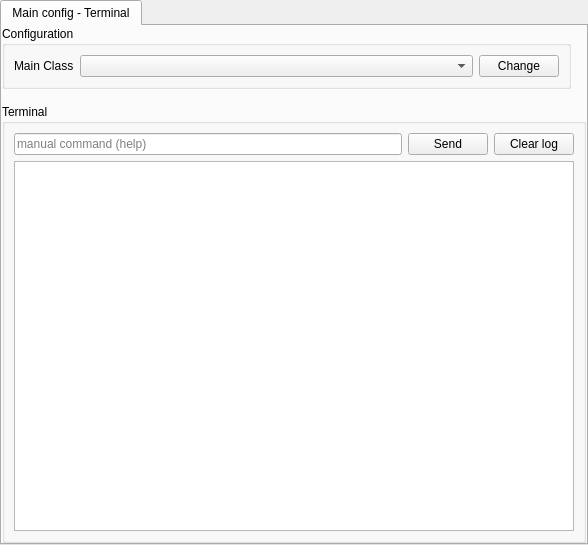
<?xml version="1.0" encoding="UTF-8"?>
<ui version="4.0">
 <class>Form</class>
 <widget class="QWidget" name="Form">
  <property name="geometry">
   <rect>
    <x>0</x>
    <y>0</y>
    <width>588</width>
    <height>545</height>
   </rect>
  </property>
  <property name="windowTitle">
   <string>Form</string>
  </property>
  <layout class="QGridLayout" name="gridLayout">
   <property name="leftMargin">
    <number>0</number>
   </property>
   <property name="topMargin">
    <number>0</number>
   </property>
   <property name="rightMargin">
    <number>0</number>
   </property>
   <property name="bottomMargin">
    <number>0</number>
   </property>
   <property name="spacing">
    <number>15</number>
   </property>
   <item row="1" column="1">
    <widget class="QTabWidget" name="tabWidget">
     <property name="currentIndex">
      <number>0</number>
     </property>
     <widget class="QWidget" name="tab">
      <attribute name="title">
       <string>Main config - Terminal</string>
      </attribute>
      <layout class="QGridLayout" name="gridLayout_2">
       <property name="leftMargin">
        <number>0</number>
       </property>
       <property name="topMargin">
        <number>0</number>
       </property>
       <property name="rightMargin">
        <number>0</number>
       </property>
       <property name="bottomMargin">
        <number>0</number>
       </property>
       <property name="spacing">
        <number>15</number>
       </property>
       <item row="0" column="0">
        <widget class="QGroupBox" name="groupBox_system">
         <property name="sizePolicy">
          <sizepolicy hsizetype="Preferred" vsizetype="Fixed">
           <horstretch>0</horstretch>
           <verstretch>0</verstretch>
          </sizepolicy>
         </property>
         <property name="title">
          <string>Configuration</string>
         </property>
         <layout class="QGridLayout" name="gridLayout_3">
          <item row="0" column="0">
           <widget class="QLabel" name="label">
            <property name="text">
             <string>Main Class</string>
            </property>
           </widget>
          </item>
          <item row="0" column="1">
           <widget class="QComboBox" name="comboBox_main">
            <property name="sizePolicy">
             <sizepolicy hsizetype="MinimumExpanding" vsizetype="Fixed">
              <horstretch>0</horstretch>
              <verstretch>0</verstretch>
             </sizepolicy>
            </property>
           </widget>
          </item>
          <item row="0" column="2">
           <widget class="QPushButton" name="pushButton_mainclasschange">
            <property name="text">
             <string>Change</string>
            </property>
           </widget>
          </item>
         </layout>
        </widget>
       </item>
       <item row="1" column="0" colspan="2">
        <widget class="QGroupBox" name="groupBox">
         <property name="title">
          <string>Terminal</string>
         </property>
         <layout class="QGridLayout" name="gridLayout_4">
          <item row="0" column="1">
           <widget class="QPushButton" name="pushButton_send">
            <property name="text">
             <string>Send</string>
            </property>
           </widget>
          </item>
          <item row="0" column="2">
           <widget class="QPushButton" name="pushButton_clearLog">
            <property name="text">
             <string>Clear log</string>
            </property>
           </widget>
          </item>
          <item row="0" column="0">
           <widget class="QLineEdit" name="lineEdit_cmd">
            <property name="placeholderText">
             <string>manual command (help)</string>
            </property>
           </widget>
          </item>
          <item row="1" column="0" colspan="3">
           <widget class="QTextEdit" name="serialLogBox">
            <property name="sizePolicy">
             <sizepolicy hsizetype="Expanding" vsizetype="Expanding">
              <horstretch>0</horstretch>
              <verstretch>2</verstretch>
             </sizepolicy>
            </property>
            <property name="readOnly">
             <bool>true</bool>
            </property>
           </widget>
          </item>
         </layout>
        </widget>
       </item>
      </layout>
     </widget>
    </widget>
   </item>
  </layout>
 </widget>
 <resources/>
 <connections>
  <connection>
   <sender>pushButton_clearLog</sender>
   <signal>clicked()</signal>
   <receiver>serialLogBox</receiver>
   <slot>clear()</slot>
   <hints>
    <hint type="sourcelabel">
     <x>541</x>
     <y>49</y>
    </hint>
    <hint type="destinationlabel">
     <x>293</x>
     <y>270</y>
    </hint>
   </hints>
  </connection>
 </connections>
</ui>
